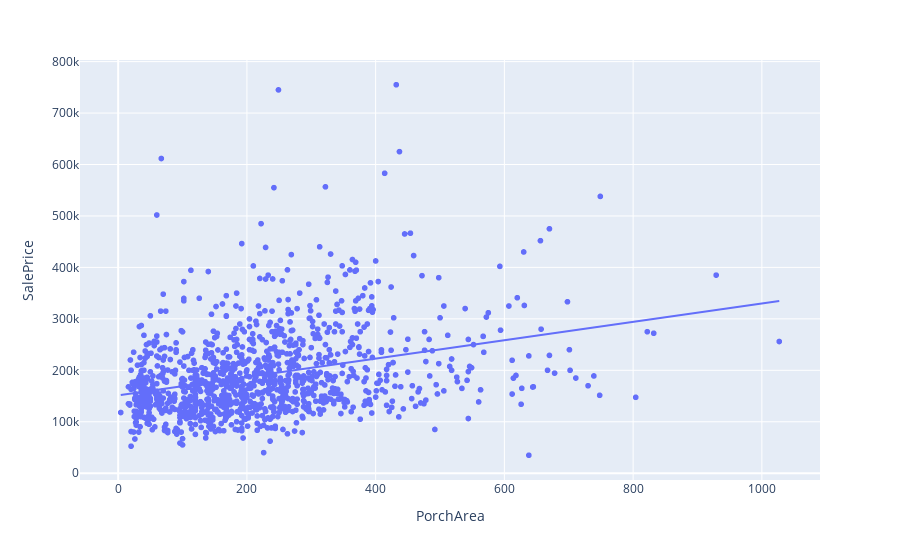

The code cell stored with this chart in its notebook:
### Code cell
fig = px.scatter(train[train['PorchArea']>0], x='PorchArea', y='SalePrice', trendline='ols')
fig.show()

### Figure 1 — Plotly figure (JSON) as saved in the notebook; plotly's stock layout.template omitted (floating-point values rounded to 4 significant figures; data arrays with more than 128 entries replaced by an {"elided": "..."} marker saying what was removed)
{"data": [{"hovertemplate": "PorchArea=%{x}<br>SalePrice=%{y}<extra></extra>", "legendgroup": "", "marker": {"color": "#636efa", "symbol": "circle"}, "mode": "markers", "name": "", "showlegend": false, "type": "scattergl", "x": {"elided": "1206 int values"}, "xaxis": "x", "y": {"elided": "1206 int values"}, "yaxis": "y"}, {"hovertemplate": "<b>OLS trendline</b><br>SalePrice = 178.787 * PorchArea + 151138<br>R<sup>2</sup>=0.103609<br><br>PorchArea=%{x}<br>SalePrice=%{y} <b>(trend)</b><extra></extra>", "legendgroup": "", "marker": {"color": "#636efa", "symbol": "circle"}, "mode": "lines", "name": "", "showlegend": false, "type": "scatter", "x": {"elided": "1206 int values"}, "xaxis": "x", "y": {"elided": "1206 float values"}, "yaxis": "y"}], "layout": {"legend": {"tracegroupgap": 0}, "margin": {"t": 60}, "xaxis": {"anchor": "y", "domain": [0, 1], "title": {"text": "PorchArea"}}, "yaxis": {"anchor": "x", "domain": [0, 1], "title": {"text": "SalePrice"}}}}
